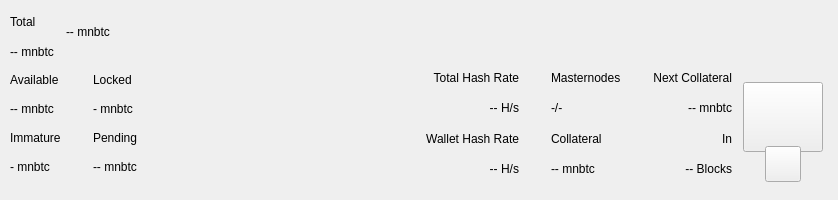
<?xml version="1.0" encoding="UTF-8"?>
<ui version="4.0">
 <class>TopBar</class>
 <widget class="QWidget" name="TopBar">
  <property name="geometry">
   <rect>
    <x>0</x>
    <y>0</y>
    <width>838</width>
    <height>200</height>
   </rect>
  </property>
  <property name="minimumSize">
   <size>
    <width>0</width>
    <height>200</height>
   </size>
  </property>
  <property name="maximumSize">
   <size>
    <width>16777215</width>
    <height>200</height>
   </size>
  </property>
  <property name="windowTitle">
   <string>Form</string>
  </property>
  <layout class="QVBoxLayout" name="verticalLayout_10" stretch="0">
   <property name="spacing">
    <number>0</number>
   </property>
   <property name="leftMargin">
    <number>0</number>
   </property>
   <property name="topMargin">
    <number>0</number>
   </property>
   <property name="rightMargin">
    <number>0</number>
   </property>
   <property name="bottomMargin">
    <number>0</number>
   </property>
   <item>
    <widget class="PFBorderImage" name="containerTop">
     <layout class="QVBoxLayout" name="verticalLayout_11">
      <property name="spacing">
       <number>0</number>
      </property>
      <property name="leftMargin">
       <number>0</number>
      </property>
      <property name="topMargin">
       <number>0</number>
      </property>
      <property name="rightMargin">
       <number>0</number>
      </property>
      <property name="bottomMargin">
       <number>0</number>
      </property>
      <item>
       <widget class="QWidget" name="top_container_2" native="true">
        <property name="minimumSize">
         <size>
          <width>0</width>
          <height>65</height>
         </size>
        </property>
        <layout class="QHBoxLayout" name="top_container">
         <property name="spacing">
          <number>0</number>
         </property>
         <property name="leftMargin">
          <number>10</number>
         </property>
         <property name="topMargin">
          <number>0</number>
         </property>
         <property name="rightMargin">
          <number>10</number>
         </property>
         <property name="bottomMargin">
          <number>0</number>
         </property>
         <item>
          <layout class="QHBoxLayout" name="horizontalLayout_4">
           <property name="spacing">
            <number>12</number>
           </property>
           <property name="rightMargin">
            <number>0</number>
           </property>
           <item>
            <widget class="QWidget" name="widgetAmount" native="true">
             <layout class="QVBoxLayout" name="verticalLayout_2">
              <property name="spacing">
               <number>2</number>
              </property>
              <property name="leftMargin">
               <number>0</number>
              </property>
              <property name="topMargin">
               <number>8</number>
              </property>
              <property name="rightMargin">
               <number>0</number>
              </property>
              <property name="bottomMargin">
               <number>0</number>
              </property>
              <item>
               <widget class="QLabel" name="labelTitle1">
                <property name="text">
                 <string>Total</string>
                </property>
               </widget>
              </item>
              <item>
               <widget class="PrivateQLabel" name="labelAmountPiv">
                <property name="text">
                 <string notr="true">-- mnbtc</string>
                </property>
               </widget>
              </item>
             </layout>
            </widget>
           </item>
           <item alignment="Qt::AlignVCenter">
            <widget class="QWidget" name="widgetTopAmount" native="true">
             <property name="sizePolicy">
              <sizepolicy hsizetype="Preferred" vsizetype="Maximum">
               <horstretch>0</horstretch>
               <verstretch>0</verstretch>
              </sizepolicy>
             </property>
             <layout class="QHBoxLayout" name="horizontalLayout_5">
              <property name="spacing">
               <number>0</number>
              </property>
              <property name="leftMargin">
               <number>0</number>
              </property>
              <property name="topMargin">
               <number>0</number>
              </property>
              <property name="rightMargin">
               <number>0</number>
              </property>
              <property name="bottomMargin">
               <number>0</number>
              </property>
              <item alignment="Qt::AlignTop">
               <widget class="PrivateQLabel" name="labelAmountTopPiv">
                <property name="minimumSize">
                 <size>
                  <width>0</width>
                  <height>36</height>
                 </size>
                </property>
                <property name="styleSheet">
                 <string notr="true">padding:0px;margin:0px;</string>
                </property>
                <property name="text">
                 <string notr="true">-- mnbtc</string>
                </property>
               </widget>
              </item>
             </layout>
            </widget>
           </item>
           <item>
            <spacer name="horizontalSpacer">
             <property name="orientation">
              <enum>Qt::Horizontal</enum>
             </property>
             <property name="sizeHint" stdset="0">
              <size>
               <width>40</width>
               <height>20</height>
              </size>
             </property>
            </spacer>
           </item>
           <item alignment="Qt::AlignRight">
            <widget class="QWidget" name="layoutSync" native="true">
             <property name="minimumSize">
              <size>
               <width>0</width>
               <height>36</height>
              </size>
             </property>
             <property name="maximumSize">
              <size>
               <width>16777215</width>
               <height>36</height>
              </size>
             </property>
             <layout class="QVBoxLayout" name="verticalLayout_9">
              <property name="leftMargin">
               <number>0</number>
              </property>
              <property name="topMargin">
               <number>0</number>
              </property>
              <property name="rightMargin">
               <number>0</number>
              </property>
              <property name="bottomMargin">
               <number>0</number>
              </property>
              <item>
               <widget class="ExpandableButton" name="pushButtonSync" native="true">
                <property name="minimumSize">
                 <size>
                  <width>36</width>
                  <height>36</height>
                 </size>
                </property>
                <property name="maximumSize">
                 <size>
                  <width>16777215</width>
                  <height>36</height>
                 </size>
                </property>
               </widget>
              </item>
             </layout>
            </widget>
           </item>
           <item>
            <widget class="ExpandableButton" name="pushButtonHDUpgrade" native="true">
             <property name="minimumSize">
              <size>
               <width>36</width>
               <height>36</height>
              </size>
             </property>
             <property name="maximumSize">
              <size>
               <width>16777215</width>
               <height>36</height>
              </size>
             </property>
            </widget>
           </item>
           <item>
            <widget class="ExpandableButton" name="pushButtonStack" native="true">
             <property name="minimumSize">
              <size>
               <width>36</width>
               <height>36</height>
              </size>
             </property>
             <property name="maximumSize">
              <size>
               <width>16777215</width>
               <height>36</height>
              </size>
             </property>
            </widget>
           </item>
           <item>
            <widget class="ExpandableButton" name="pushButtonConf" native="true">
             <property name="minimumSize">
              <size>
               <width>36</width>
               <height>36</height>
              </size>
             </property>
             <property name="maximumSize">
              <size>
               <width>16777215</width>
               <height>36</height>
              </size>
             </property>
            </widget>
           </item>
           <item>
            <widget class="ExpandableButton" name="pushButtonMasternodes" native="true">
             <property name="minimumSize">
              <size>
               <width>36</width>
               <height>36</height>
              </size>
             </property>
             <property name="maximumSize">
              <size>
               <width>16777215</width>
               <height>36</height>
              </size>
             </property>
            </widget>
           </item>
           <item>
            <widget class="ExpandableButton" name="pushButtonConsole" native="true">
             <property name="minimumSize">
              <size>
               <width>36</width>
               <height>36</height>
              </size>
             </property>
             <property name="maximumSize">
              <size>
               <width>16777215</width>
               <height>36</height>
              </size>
             </property>
            </widget>
           </item>
           <item>
            <widget class="ExpandableButton" name="pushButtonConnection" native="true">
             <property name="minimumSize">
              <size>
               <width>36</width>
               <height>36</height>
              </size>
             </property>
             <property name="maximumSize">
              <size>
               <width>16777215</width>
               <height>36</height>
              </size>
             </property>
            </widget>
           </item>
           <item>
            <widget class="ExpandableButton" name="pushButtonTor" native="true">
             <property name="minimumSize">
              <size>
               <width>36</width>
               <height>36</height>
              </size>
             </property>
             <property name="maximumSize">
              <size>
               <width>16777215</width>
               <height>36</height>
              </size>
             </property>
            </widget>
           </item>
           <item>
            <widget class="ExpandableButton" name="pushButtonLock" native="true">
             <property name="sizePolicy">
              <sizepolicy hsizetype="Expanding" vsizetype="Expanding">
               <horstretch>0</horstretch>
               <verstretch>0</verstretch>
              </sizepolicy>
             </property>
             <property name="minimumSize">
              <size>
               <width>36</width>
               <height>0</height>
              </size>
             </property>
             <property name="maximumSize">
              <size>
               <width>16777215</width>
               <height>36</height>
              </size>
             </property>
            </widget>
           </item>
           <item>
            <widget class="ExpandableButton" name="pushButtonTheme" native="true">
             <property name="minimumSize">
              <size>
               <width>36</width>
               <height>36</height>
              </size>
             </property>
             <property name="maximumSize">
              <size>
               <width>16777215</width>
               <height>36</height>
              </size>
             </property>
            </widget>
           </item>
           <item>
            <widget class="ExpandableButton" name="pushButtonFAQ" native="true">
             <property name="minimumSize">
              <size>
               <width>36</width>
               <height>36</height>
              </size>
             </property>
             <property name="maximumSize">
              <size>
               <width>16777215</width>
               <height>36</height>
              </size>
             </property>
            </widget>
           </item>
           <item>
            <widget class="ExpandableButton" name="pushButtonPrivacy" native="true">
             <property name="minimumSize">
              <size>
               <width>36</width>
               <height>36</height>
              </size>
             </property>
             <property name="maximumSize">
              <size>
               <width>16777215</width>
               <height>36</height>
              </size>
             </property>
            </widget>
           </item>
          </layout>
         </item>
        </layout>
       </widget>
      </item>
      <item>
       <widget class="QWidget" name="bottom_container" native="true">
        <property name="minimumSize">
         <size>
          <width>0</width>
          <height>135</height>
         </size>
        </property>
        <layout class="QHBoxLayout" name="botton_container">
         <property name="leftMargin">
          <number>10</number>
         </property>
         <property name="topMargin">
          <number>0</number>
         </property>
         <property name="rightMargin">
          <number>10</number>
         </property>
         <property name="bottomMargin">
          <number>10</number>
         </property>
         <item>
          <layout class="QHBoxLayout" name="horizontalLayout_3">
           <property name="spacing">
            <number>0</number>
           </property>
           <property name="bottomMargin">
            <number>9</number>
           </property>
           <item>
            <layout class="QVBoxLayout" name="verticalLayout_7">
             <property name="spacing">
              <number>0</number>
             </property>
             <property name="leftMargin">
              <number>0</number>
             </property>
             <property name="rightMargin">
              <number>0</number>
             </property>
             <item>
              <layout class="QHBoxLayout" name="horizontalLayout_2">
               <property name="spacing">
                <number>0</number>
               </property>
               <item>
                <layout class="QVBoxLayout" name="verticalLayout_6">
                 <item>
                  <widget class="QLabel" name="labelTitle5">
                   <property name="text">
                    <string>Available</string>
                   </property>
                  </widget>
                 </item>
                 <item>
                  <widget class="PrivateQLabel" name="labelAvailablePiv">
                   <property name="text">
                    <string>-- mnbtc</string>
                   </property>
                  </widget>
                 </item>
                 <item>
                  <widget class="QLabel" name="labelTitle4">
                   <property name="text">
                    <string>Immature</string>
                   </property>
                  </widget>
                 </item>
                 <item>
                  <widget class="PrivateQLabel" name="labelImmaturePiv">
                   <property name="text">
                    <string notr="true">- mnbtc</string>
                   </property>
                  </widget>
                 </item>
                </layout>
               </item>
               <item>
                <layout class="QVBoxLayout" name="verticalLayout_8">
                 <property name="leftMargin">
                  <number>32</number>
                 </property>
                 <item>
                  <widget class="QLabel" name="labelTitle6">
                   <property name="text">
                    <string>Locked</string>
                   </property>
                  </widget>
                 </item>
                 <item>
                  <widget class="PrivateQLabel" name="labelLockedPiv">
                   <property name="text">
                    <string>- mnbtc</string>
                   </property>
                  </widget>
                 </item>
                 <item>
                  <widget class="QLabel" name="labelTitle3">
                   <property name="text">
                    <string>Pending</string>
                   </property>
                  </widget>
                 </item>
                 <item>
                  <widget class="PrivateQLabel" name="labelPendingPiv">
                   <property name="text">
                    <string notr="true">-- mnbtc</string>
                   </property>
                  </widget>
                 </item>
                </layout>
               </item>
              </layout>
             </item>
            </layout>
           </item>
          </layout>
         </item>
         <item>
          <spacer name="horizontalSpacer_2">
           <property name="orientation">
            <enum>Qt::Horizontal</enum>
           </property>
           <property name="sizeHint" stdset="0">
            <size>
             <width>40</width>
             <height>20</height>
            </size>
           </property>
          </spacer>
         </item>
         <item>
          <layout class="QHBoxLayout" name="horizontalLayout_6">
           <property name="spacing">
            <number>0</number>
           </property>
           <property name="rightMargin">
            <number>0</number>
           </property>
           <property name="bottomMargin">
            <number>9</number>
           </property>
           <item>
            <widget class="QWidget" name="widgetStaking" native="true">
             <layout class="QVBoxLayout" name="verticalLayout_12">
              <property name="leftMargin">
               <number>32</number>
              </property>
              <property name="topMargin">
               <number>0</number>
              </property>
              <property name="rightMargin">
               <number>0</number>
              </property>
              <property name="bottomMargin">
               <number>0</number>
              </property>
              <item>
               <widget class="QLabel" name="labelNetworkHashRateTitle">
                <property name="text">
                 <string>Total Hash Rate</string>
                </property>
                <property name="textFormat">
                 <enum>Qt::AutoText</enum>
                </property>
                <property name="alignment">
                 <set>Qt::AlignRight|Qt::AlignTrailing|Qt::AlignVCenter</set>
                </property>
               </widget>
              </item>
              <item>
               <widget class="QLabel" name="labelNetworkHashRateValue">
                <property name="layoutDirection">
                 <enum>Qt::LeftToRight</enum>
                </property>
                <property name="text">
                 <string>-- H/s</string>
                </property>
                <property name="textFormat">
                 <enum>Qt::AutoText</enum>
                </property>
                <property name="alignment">
                 <set>Qt::AlignRight|Qt::AlignTrailing|Qt::AlignVCenter</set>
                </property>
               </widget>
              </item>
              <item>
               <widget class="QLabel" name="labelWalletHashRateTitle">
                <property name="text">
                 <string>Wallet Hash Rate</string>
                </property>
                <property name="textFormat">
                 <enum>Qt::AutoText</enum>
                </property>
                <property name="alignment">
                 <set>Qt::AlignRight|Qt::AlignTrailing|Qt::AlignVCenter</set>
                </property>
               </widget>
              </item>
              <item>
               <widget class="PrivateQLabel" name="labelWalletHashRateValue">
                <property name="text">
                 <string notr="true">-- H/s</string>
                </property>
                <property name="textFormat">
                 <enum>Qt::AutoText</enum>
                </property>
                <property name="alignment">
                 <set>Qt::AlignRight|Qt::AlignTrailing|Qt::AlignVCenter</set>
                </property>
               </widget>
              </item>
             </layout>
            </widget>
           </item>
           <item>
            <widget class="QWidget" name="widgetMasternodes" native="true">
             <layout class="QVBoxLayout">
              <property name="leftMargin">
               <number>32</number>
              </property>
              <property name="topMargin">
               <number>0</number>
              </property>
              <property name="rightMargin">
               <number>0</number>
              </property>
              <property name="bottomMargin">
               <number>0</number>
              </property>
              <item>
               <widget class="QLabel" name="labelMasternodesTitle">
                <property name="text">
                 <string>Masternodes</string>
                </property>
               </widget>
              </item>
              <item>
               <widget class="PrivateQLabel" name="labelMasternodeCount">
                <property name="text">
                 <string>-/-</string>
                </property>
               </widget>
              </item>
              <item>
               <widget class="QLabel" name="labelCollateralTitle">
                <property name="text">
                 <string>Collateral</string>
                </property>
               </widget>
              </item>
              <item>
               <widget class="QLabel" name="labelCollateralValue">
                <property name="text">
                 <string notr="true">-- mnbtc</string>
                </property>
               </widget>
              </item>
             </layout>
            </widget>
           </item>
           <item>
            <widget class="QWidget" name="widgetNextCollateral" native="true">
             <layout class="QVBoxLayout" name="verticalLayout_12">
              <property name="leftMargin">
               <number>32</number>
              </property>
              <property name="topMargin">
               <number>0</number>
              </property>
              <property name="rightMargin">
               <number>0</number>
              </property>
              <property name="bottomMargin">
               <number>0</number>
              </property>
              <item>
               <widget class="QLabel" name="labelNextMasternodesTitle">
                <property name="text">
                 <string>Next Collateral</string>
                </property>
                <property name="textFormat">
                 <enum>Qt::AutoText</enum>
                </property>
                <property name="alignment">
                 <set>Qt::AlignRight|Qt::AlignTrailing|Qt::AlignVCenter</set>
                </property>
               </widget>
              </item>
              <item>
               <widget class="QLabel" name="labelNextCollateralValue">
                <property name="text">
                 <string>-- mnbtc</string>
                </property>
                <property name="textFormat">
                 <enum>Qt::AutoText</enum>
                </property>
                <property name="alignment">
                 <set>Qt::AlignRight|Qt::AlignTrailing|Qt::AlignVCenter</set>
                </property>
               </widget>
              </item>
              <item>
               <widget class="QLabel" name="labelRemainingBlocks">
                <property name="text">
                 <string>In</string>
                </property>
                <property name="textFormat">
                 <enum>Qt::AutoText</enum>
                </property>
                <property name="alignment">
                 <set>Qt::AlignRight|Qt::AlignTrailing|Qt::AlignVCenter</set>
                </property>
               </widget>
              </item>
              <item>
               <widget class="QLabel" name="labelNextCollateralBlocks">
                <property name="text">
                 <string notr="true">-- Blocks</string>
                </property>
                <property name="textFormat">
                 <enum>Qt::AutoText</enum>
                </property>
                <property name="alignment">
                 <set>Qt::AlignRight|Qt::AlignTrailing|Qt::AlignVCenter</set>
                </property>
               </widget>
              </item>
             </layout>
            </widget>
           </item>
          </layout>
         </item>
         <item>
          <widget class="QWidget" name="qrContainer" native="true">
           <property name="sizePolicy">
            <sizepolicy hsizetype="Preferred" vsizetype="Minimum">
             <horstretch>0</horstretch>
             <verstretch>0</verstretch>
            </sizepolicy>
           </property>
           <property name="minimumSize">
            <size>
             <width>90</width>
             <height>110</height>
            </size>
           </property>
           <property name="maximumSize">
            <size>
             <width>90</width>
             <height>110</height>
            </size>
           </property>
           <layout class="QVBoxLayout" name="containerQR">
            <property name="spacing">
             <number>0</number>
            </property>
            <property name="leftMargin">
             <number>5</number>
            </property>
            <property name="topMargin">
             <number>10</number>
            </property>
            <property name="rightMargin">
             <number>5</number>
            </property>
            <property name="bottomMargin">
             <number>0</number>
            </property>
            <item>
             <widget class="QPushButton" name="btnQr">
              <property name="minimumSize">
               <size>
                <width>70</width>
                <height>70</height>
               </size>
              </property>
              <property name="maximumSize">
               <size>
                <width>16777215</width>
                <height>70</height>
               </size>
              </property>
              <property name="focusPolicy">
               <enum>Qt::NoFocus</enum>
              </property>
              <property name="text">
               <string/>
              </property>
              <property name="iconSize">
               <size>
                <width>70</width>
                <height>70</height>
               </size>
              </property>
             </widget>
            </item>
            <item>
             <spacer name="verticalSpacer">
              <property name="orientation">
               <enum>Qt::Vertical</enum>
              </property>
              <property name="sizeType">
               <enum>QSizePolicy::Fixed</enum>
              </property>
              <property name="sizeHint" stdset="0">
               <size>
                <width>20</width>
                <height>20</height>
               </size>
              </property>
             </spacer>
            </item>
            <item alignment="Qt::AlignHCenter|Qt::AlignBottom">
             <widget class="QPushButton" name="pushButtonQR">
              <property name="minimumSize">
               <size>
                <width>36</width>
                <height>36</height>
               </size>
              </property>
              <property name="maximumSize">
               <size>
                <width>36</width>
                <height>36</height>
               </size>
              </property>
              <property name="focusPolicy">
               <enum>Qt::NoFocus</enum>
              </property>
              <property name="text">
               <string/>
              </property>
             </widget>
            </item>
           </layout>
          </widget>
         </item>
        </layout>
       </widget>
      </item>
     </layout>
    </widget>
   </item>
  </layout>
 </widget>
 <customwidgets>
  <customwidget>
   <class>ExpandableButton</class>
   <extends>QWidget</extends>
   <header>qt/pivx/expandablebutton.h</header>
   <container>1</container>
  </customwidget>
  <customwidget>
   <class>PFBorderImage</class>
   <extends>QFrame</extends>
   <header>qt/pivx/pfborderimage.h</header>
   <container>1</container>
  </customwidget>
  <customwidget>
   <class>PrivateQLabel</class>
   <extends>QLabel</extends>
   <header>qt/pivx/privatelabel.h</header>
   <container>0</container>
  </customwidget>
 </customwidgets>
 <resources/>
 <connections/>
</ui>
